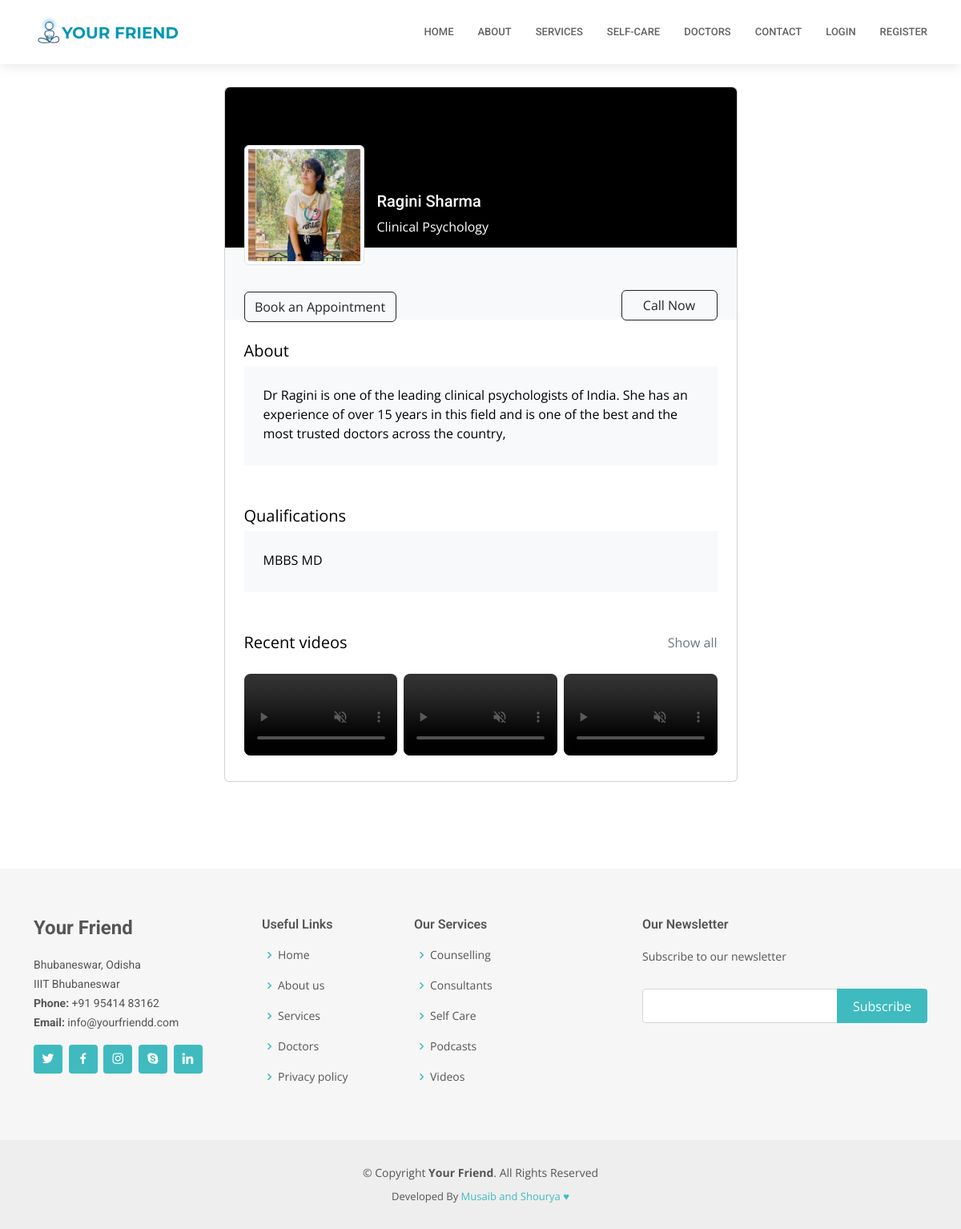
Screenshot of /auth/doctors/18 with the database file from the repository.
### accounts/models.py (models this page shows, shortened)
class Consultant(models.Model):
    user = models.OneToOneField(User, on_delete=models.CASCADE, primary_key=True)
    name = models.CharField(max_length=250, default = "doctor")
    qualification = models.CharField(max_length = 100)
    speciality = models.CharField(max_length = 300)
    clinic = models.CharField(max_length = 300)
    contact = models.CharField(max_length = 13)
    email = models.EmailField(max_length = 200)
    photo = models.ImageField(upload_to = 'media', default = 'one.jpg')
    bio = models.TextField()
    phone = models.IntegerField(default = 00000000000)

### home/models.py (models this page shows, shortened)
class SelfCare(models.Model):
    name=models.CharField(max_length=255)
    posted_by=models.ForeignKey(User,on_delete=models.CASCADE)
    file=models.FileField(upload_to="selfcare")
    description=models.TextField()

### accounts/views.py (the view)
# urls.py: path('doctors/<int:pk>', views.doctorr, name='doctorr'),
def doctorr(request, pk):
    doctor = Consultant.objects.filter(pk = pk).first()
    selfcare_techniques = SelfCare.objects.filter(posted_by=doctor.user)
    context = {'doctor':doctor,'techniques':selfcare_techniques}
    return render(request, 'doctor.html', context)

### templates/doctor.html (shortened to what this page needs)
{% extends 'base.html' %}
{% block body %}
<section class="h-100 gradient-custom-2">
    <div class="container py-5 h-100">
      <div class="row d-flex justify-content-center align-items-center h-100">
        <div class="col col-lg-9 col-xl-7">
          <div class="card">
            <div class="rounded-top text-white d-flex flex-row" style="background-color: #000; height:200px;">
              <div class="ms-4 mt-5 d-flex flex-column" style="width: 150px;">
                <img src="/media/{{doctor.photo}}"
                  alt="Generic placeholder image" class="img-fluid img-thumbnail mt-4 mb-2"
                  style="width: 150px; z-index: 1">
                <a href="/auth/bookappointment/{{doctor.pk}}",type="button" class="btn btn-outline-dark" data-mdb-ripple-color="dark"
                  style="z-index: 1; margin-top: 25px;
                  width: 190px;">
                  Book an Appointment
                </a>
              </div>
              <div class="ms-3" style="margin-top: 130px;">
                <h5>{{doctor.name}}</h5>
                <p>{{doctor.speciality}}</p>
              </div>
            </div>
            <div class="p-4 text-black" style="background-color: #f8f9fa; height: 90px;">
              <div class="d-flex justify-content-end text-center py-1">
                <a href="tel:{{doctor.contact}}" type="button" class="btn btn-outline-dark" data-mdb-ripple-color="dark"
                style="z-index: 1; margin-top: 25px;
                width: 120px;">
                Call Now
              </a>
              </div>
            </div>
            <div class="card-body p-4 text-black">
              <div class="mb-5">
                <p class="lead fw-normal mb-1">About</p>
                <div class="p-4" style="background-color: #f8f9fa;">
                  <p class="font-italic mb-1">{{doctor.bio}}</p>
                </div>
              </div>
              <div class="mb-5">
                <p class="lead fw-normal mb-1">Qualifications</p>
                <div class="p-4" style="background-color: #f8f9fa;">
                  <p class="font-italic mb-1">{{doctor.qualification}}</p>
                </div>
              </div>
              <div class="d-flex justify-content-between align-items-center mb-4">
                <p class="lead fw-normal mb-0">Recent videos</p>
                <p class="mb-0"><a href="#!" class="text-muted">Show all</a></p>
              </div>
              <div class="row g-2">
                {% for i in techniques %}
                <div class="col mb-2">
                  <video class="w-100 h-100 rounded-3" type="video/mp4" controls autoplay muted>
                    <source src="/media/{{i.file}}" type="video/mp4">Link </source>
                  </video>
                </div>
                {% endfor %}
              </div>
            </div>
          </div>
        </div>
      </div>
    </div>
  </section>
{% endblock body %}

### static/css/style.css (style rules this page uses)
body { font-family: "Open Sans", sans-serif; color: #444444; }
a { color: #3fbbc0; text-decoration: none; }
h1, h2, h3, h4, h5, h6 { font-family: "Roboto", sans-serif; }
section { padding: 60px 0; overflow: hidden; }

### rows the page displays
Consultant: photo (picture), name "Ragini Sharma", speciality "Clinical Psychology", bio "Dr Ragini is one of the leading clinical psychologists of India. She has an experience of over 15 years in this field and is one of the best and the most trusted doctors across the country,", qualification "MBBS MD"
